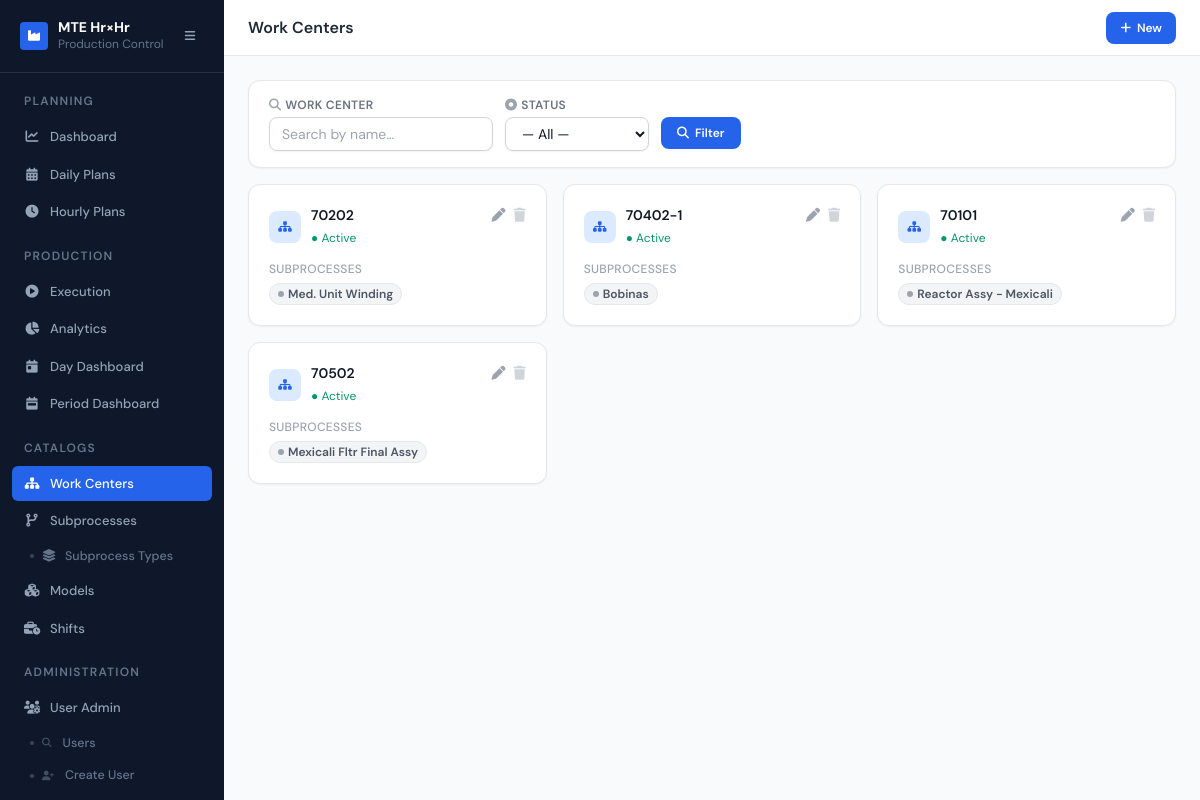
Screenshot of /core/workcenters/ (signed in) with the database file from the repository.
### core/models.py (models this page shows, shortened)
class AuditMixin(models.Model):
    created_by = models.ForeignKey(User, null=True, blank=True, on_delete=models.SET_NULL,
                                   related_name='+', verbose_name="Created by")
    updated_by = models.ForeignKey(User, null=True, blank=True, on_delete=models.SET_NULL,
                                   related_name='+', verbose_name="Updated by")
    created_by_name = models.CharField(max_length=150, blank=True)
    updated_by_name = models.CharField(max_length=150, blank=True)
    created_at = models.DateTimeField(default=timezone.now)
    updated_at = models.DateTimeField(default=timezone.now)
    class Meta:
        abstract = True

class WorkCenter(AuditMixin, models.Model):
    name        = models.CharField(max_length=100)
    description = models.TextField(blank=True)
    is_active   = models.BooleanField(default=True)
    class Meta:
        verbose_name        = "Work Center"
        verbose_name_plural = "Work Centers"

class SubProcess(AuditMixin, models.Model):
    work_center      = models.ForeignKey(WorkCenter, on_delete=models.CASCADE)
    name             = models.CharField(max_length=100)
    subprocess_type  = models.ForeignKey(
        SubProcessType,
        on_delete=models.PROTECT,
        related_name="subprocesses",
        verbose_name="Tipo de subprocess",
        null=True,   # temporarily nullable during migration
        blank=True,
    )
    class Meta:
        verbose_name        = "Sub Process"
        verbose_name_plural = "Sub Processes"

### core/views.py (the view)
# urls.py: path("workcenters/",                 views.wc_list,   name="wc_list"),
@login_required
def wc_list(request):
    centers = WorkCenter.objects.prefetch_related("subprocess_set").all()
    search  = request.GET.get("search", "").strip()
    status  = request.GET.get("status", "").strip()
    if search:
        centers = centers.filter(name__icontains=search)
    if status == "active":
        centers = centers.filter(is_active=True)
    elif status == "inactive":
        centers = centers.filter(is_active=False)
    return render(request, "core/wc_list.html", {
        "centers": centers,
        "filter":  {"search": search, "status": status},
        "can_write": _role(request) in ("engineer", "admin"),
    })

### core/views.py (called while the page is built)
def _role(request):
    return get_role(request.user)

### users/models.py (called while the page is built)
    @property
    def is_admin(self):
        return self.role == self.ROLE_ADMIN

### templates/core/wc_list.html (shortened to what this page needs)
{% extends "base.html" %}
{% block page_title %}Work Centers{% endblock %}
{% block header_actions %}
{% if can_write %}
<a href="{% url 'core:wc_create' %}"
   class="inline-flex items-center gap-1.5 bg-blue-600 hover:bg-blue-700 text-white text-xs font-semibold px-3.5 py-2 rounded-lg transition">
  <i class="fas fa-plus text-xs"></i> New
</a>
{% endif %}
{% endblock %}
{% block content %}
<form method="get" class="bg-white rounded-xl border border-gray-200 shadow-sm px-5 py-4 mb-4">
  <div class="flex flex-wrap items-end gap-3">
    <div class="flex flex-col gap-1 min-w-56">
      <label class="text-xs font-semibold text-gray-500 uppercase tracking-wide">
        <i class="fas fa-magnifying-glass mr-1 text-gray-400"></i>Work Center
      </label>
      <input type="text" name="search" value="{{ filter.search }}"
             placeholder="Search by name…"
             class="rounded-lg border border-gray-300 px-3 py-1.5 text-sm shadow-sm
                    focus:border-blue-500 focus:ring-1 focus:ring-blue-500 focus:outline-none">
    </div>
    <div class="flex flex-col gap-1 min-w-36">
      <label class="text-xs font-semibold text-gray-500 uppercase tracking-wide">
        <i class="fas fa-circle-dot mr-1 text-gray-400"></i>Status
      </label>
      <select name="status"
              class="rounded-lg border border-gray-300 px-3 py-1.5 text-sm shadow-sm
                     focus:border-blue-500 focus:ring-1 focus:ring-blue-500 focus:outline-none bg-white">
        <option value="">— All —</option>
      </select>
    </div>
    <div class="flex gap-2 pb-0.5">
      <button type="submit"
              class="inline-flex items-center gap-1.5 bg-blue-600 hover:bg-blue-700 text-white
                     text-xs font-semibold px-4 py-2 rounded-lg transition">
        <i class="fas fa-magnifying-glass text-xs"></i> Filter
      </button>
    </div>
  </div>
</form>
<div class="grid gap-4 sm:grid-cols-2 lg:grid-cols-3">
  {% for wc in centers %}
  <div class="bg-white rounded-xl border border-gray-200 shadow-sm p-5 flex flex-col">
    <div class="flex items-start justify-between mb-3">
      <div class="flex items-center gap-2.5">
        <div class="w-8 h-8 rounded-lg bg-blue-100 flex items-center justify-center flex-shrink-0">
          <i class="fas fa-sitemap text-blue-600 text-xs"></i>
        </div>
        <div>
          <p class="font-semibold text-gray-900 text-sm">{{ wc.name }}</p>
          <span class="inline-block mt-0.5 text-xs {% if wc.is_active %}text-emerald-600{% else %}text-gray-400{% endif %}">
            {% if wc.is_active %}● Active{% else %}○ Inactive{% endif %}
          </span>
        </div>
      </div>
      <div class="flex gap-2">
        {% if can_write %}
        <a href="{% url 'core:wc_update' wc.id %}" class="text-gray-400 hover:text-blue-600 transition text-sm">
          <i class="fas fa-pen"></i>
        </a>
        <a href="{% url 'core:wc_delete' wc.id %}" class="text-gray-300 hover:text-red-500 transition text-sm">
          <i class="fas fa-trash"></i>
        </a>
        {% endif %}
      </div>
    </div>
    <div class="mt-auto">
      <p class="text-xs text-gray-400 font-medium uppercase tracking-wide mb-1.5">Subprocesses</p>
      {% if wc.subprocess_set.all %}
      <div class="flex flex-wrap gap-1.5">
        {% for sp in wc.subprocess_set.all %}
        <span class="inline-flex items-center gap-1 px-2 py-0.5 rounded-full text-xs font-semibold border
          {% if sp.process_type == 'normal' %}bg-blue-50 text-blue-700 border-blue-200
          {% elif sp.process_type == 'winding' %}bg-violet-50 text-violet-700 border-violet-200
          {% elif sp.process_type == 'braze' %}bg-amber-50 text-amber-700 border-amber-200
          {% elif sp.process_type == 'wind_braze' %}bg-teal-50 text-teal-700 border-teal-200
          {% else %}bg-gray-100 text-gray-600 border-gray-200{% endif %}">
          <span class="w-1.5 h-1.5 rounded-full
            {% if sp.process_type == 'normal' %}bg-blue-400
            {% elif sp.process_type == 'winding' %}bg-violet-400
            {% elif sp.process_type == 'braze' %}bg-amber-400
            {% elif sp.process_type == 'wind_braze' %}bg-teal-400
            {% else %}bg-gray-400{% endif %}">
          </span>
          {{ sp.name }}
        </span>
        {% endfor %}
      </div>
      {% else %}
      <p class="text-xs text-gray-300 italic">No subprocesses</p>
      {% endif %}
    </div>
  </div>
  {% endfor %}
</div>
{% endblock %}

### templates/base.html (style rules this page uses)
body { font-family: 'DM Sans', sans-serif; }

### rows the page displays
WorkCenter: name "70202", is_active "● Active"
SubProcess: name "Med. Unit Winding"
WorkCenter: name "70402-1", is_active "● Active"
SubProcess: name "Bobinas"
WorkCenter: name "70101", is_active "● Active"
SubProcess: name "Reactor Assy - Mexicali"
WorkCenter: name "70502", is_active "● Active"
SubProcess: name "Mexicali Fltr Final Assy"
